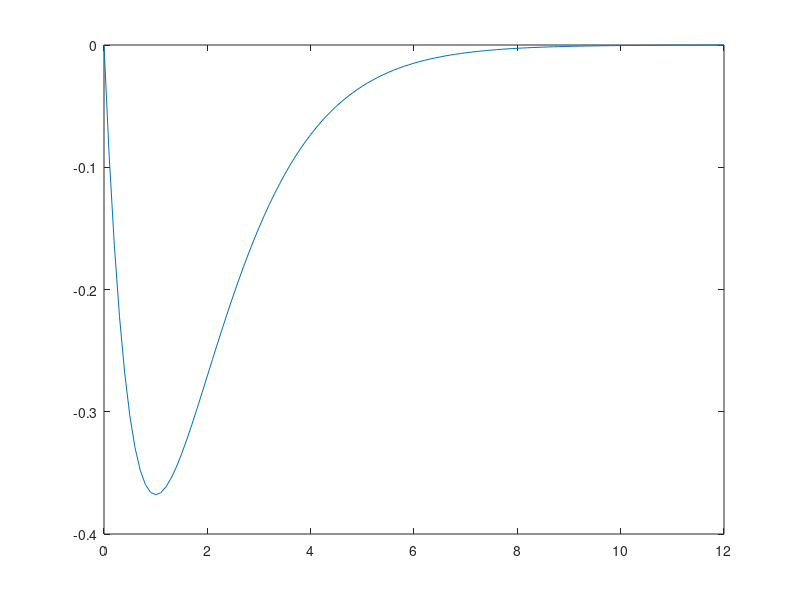

Write MATLAB code to recreate this figure.
close all

figure('name', 'ex3')
Hf1=tf([1],[1 0]);
Hf2=tf([1],[1 2]);
Hr=1;

Hw0=feedback(series(Hf1,series(Hf2,Hr)),1);
Hp10=-feedback(series(Hf1,Hf2),Hr);
Hp20=-feedback(Hf2,series(Hr,Hf1));

t=0:0.1:12;
yw=step(Hw0,t);
yp1=step(Hp10,t);
yp2=step(Hp20,t);
yt=yw+yp1+yp2;

plot(t,yt)